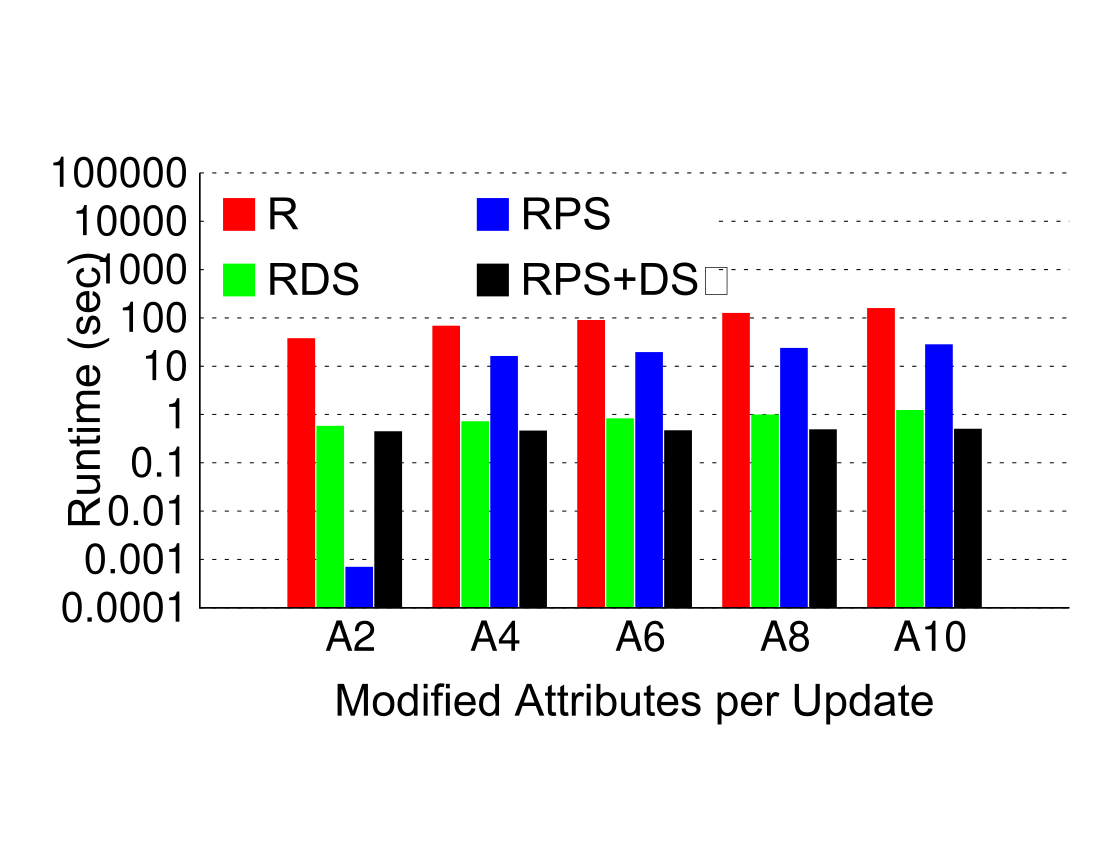

The gnuplot source for this figure:
# length/width ratio and terminal
set size ratio 0.5
set terminal postscript color enhanced  
set output 'attr.ps'

# Title
unset title

# Margins
set tmargin -3
set bmargin -2
set rmargin 0
set lmargin -1

# border
set border 3 front linetype -1 linewidth 1.000

# Boxes
set boxwidth 0.95 absolute
set style fill   solid 1.00 noborder

# line styles
set linetype 1 lt -1 lw 1 lc rgb "#FF0000"
set linetype 2 lt -1 lw 1 lc rgb "#00FF00" 
set linetype 3 lt -1 lw 1 lc rgb "#0000FF"
set linetype 4 lt -1 lw 1 lc rgb "#000000" 

set linetype cycle 4

# Grid
set grid nopolar
set grid noxtics nomxtics ytics nomytics noztics nomztics \
 nox2tics nomx2tics noy2tics nomy2tics nocbtics nomcbtics
set grid layerdefault   linetype 0 linewidth 3.000,  linetype 0 linewidth 1.000

# Key
set key nobox autotitles columnhead Left reverse left
set key font "Arial,32"
set key width 10
set key samplen 2
set key spacing 6
set key maxrows 2

# style - histogram
set style histogram clustered gap 1 title  offset character 2, 0.25, 0
set datafile missing '-'
set style data histograms

# Axis
set xtics border in scale 0,0 nomirror   offset character 0.5, -0.5, 2 autojustify
set xtics norangelimit font ",30"
set xtics   ()

set logscale y
set yrange [ 0.0001 : 100000 ]
set ytics border in scale 0,0 mirror norotate  offset character 0, 0, 0 autojustify
set ytics font ",30"

set xlabel font "Arial,32"
set xlabel "\nModified Attributes per Update" 
set xlabel  offset character 0, 0, 0  norotate

set ylabel "Runtime (sec)" 
set ylabel font "Arial,32"


# Plot command
plot 'attr.csv' using 2 t col, '' using 3:xtic(1) t col, '' using 4 t col, '' using 5 t col
